Frame 1 (no input): blank canvas, image omitted
Frame 60 (no input): blank canvas, image omitted
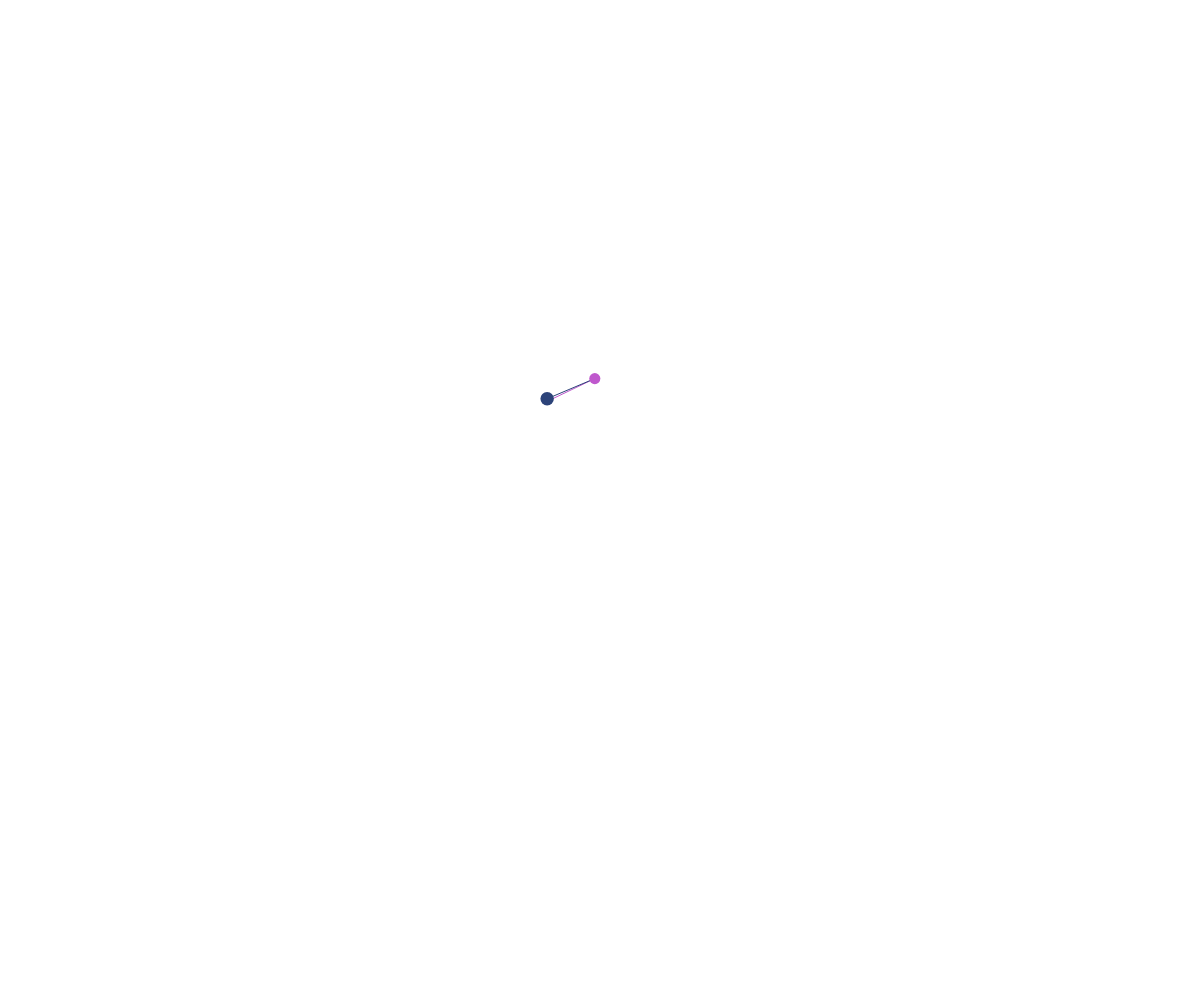
Frame 120 (the mouse pressed at the canvas centre since frame 60)

The p5.js sketch whose frames 1 and 60 were blank and that drew this single picture after the mouse press (run headless with seeded random() and noise() and a simulated clock; from frame 60 on, the mouse is pressed at the canvas centre):

// p5.js sketch
// ── sketch.js
// Connected Nodes OOP Demo

let nodes = [];

function setup() {
  createCanvas(windowWidth, windowHeight);

  let somePoint = new MovingPoint(width/2, height/2);
  nodes.push(somePoint);
}

function draw() {
  background("white");
  //draw lines first
  for (let node of nodes){
    node.update();
    node.connectTo(nodes);
  }

  //draw circles over top of lines
  for (let node of nodes) {
    node.display();
  }
}

function mousePressed(){
  let somePoint = new MovingPoint(mouseX, mouseY);
  nodes.push(somePoint);
}

class MovingPoint {
  constructor(x, y) {
    this.x = x;
    this.y = y;
    this.speed = 5;
    this.radius = 1;
    this.xTime = random(1000);
    this.yTime = random(1000);
    this.deltaTime = 0.01;
    this.color = color(random(255), random(255), random(255));
    this.reach = 150;
    this.maxRadius = 25;
    this.minRadius = 1;
  }

  display() {
    noStroke();
    fill(this.color);
    circle(this.x, this.y, this.radius * 2);
  } 

  update() {
    this.move();
    this.wrapAroundScreen();
    this.adjustSizeWithMouse();
  }

  adjustSizeWithMouse(){
    let mouseDistance = dist(mouseX, mouseY, this.x, this.y);
    if (mouseDistance < this.reach){
      let theSize = map(mouseDistance, 0, this.reach, this.maxRadius, this.minRadius);
      this.radius = theSize;
    }
    else{
      this.radius = this.minRadius;
    }
  }

  connectTo(nodesArray){
    for (let otherNode of nodesArray){
      if (this !== otherNode){
        let distanceAway = dist(this.x, this.y, otherNode.x, otherNode.y);
        if (distanceAway < this.reach){
          stroke(this.color);
          line(this.x, this.y, otherNode.x, otherNode.y);
        }
      }
    }
  }

  move() {
    //perlin noise movement
    let dx = noise(this.xTime);
    let dy = noise(this.yTime);

    //scale from 0-1 to my movement speed
    dx = map(dx, 0, 1, -this.speed, this.speed);
    dy = map(dy, 0, 1, -this.speed, this.speed);

    //move point
    this.x += dx;
    this.y += dy;

    //move on time axis
    this.xTime += this.deltaTime;
    this.yTime += this.deltaTime;
  }

  wrapAroundScreen(){
    //wrap around screen if you fall off
    if(this.x < 0){
      this.x += width;
    }
    if (this.x > width){
      this.x -= width;
    }
    if(this.y < 0){
      this.y += height;
    }
    if (this.y > height){
      this.y -= height;
    }
  }
}
